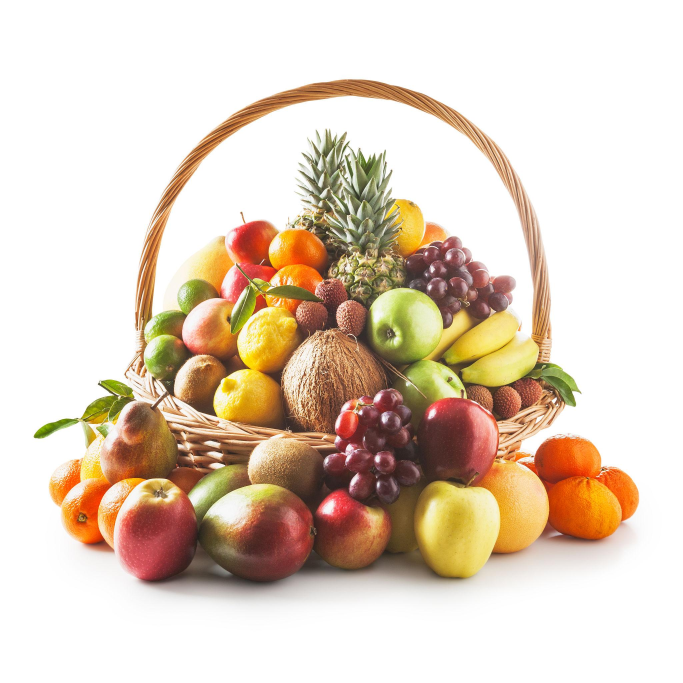
#> input picture COT/AT1/Q10/10.jpg, 2048 x 2048 px (shown at 1/3 size)
$ python cv_co1_at1_q10.py
#> lines starting #> are read from the running program, lines starting #| are printed output that depends on the picture
# -*- coding: utf-8 -*-
"""cv-co1-at1-q10.ipynb

Automatically generated by Colab.

Original file is located at
    https://colab.research.google.com/drive/1LTqOTqMRk_bCRLPsvkvNhRs_bYeOq50W
"""

import cv2
from google.colab.patches import cv2_imshow

# Read image
image = cv2.imread("10.jpg")
#> image is the input picture: shape (2048, 2048, 3); mean B, G, R 190.5, 207.8, 224.6

# Resize original image
image = cv2.resize(image, (600,400))
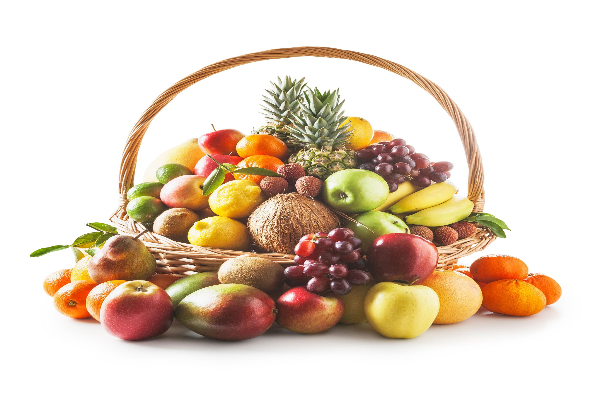
#> image: shape (400, 600, 3); mean B, G, R 190.4, 207.7, 224.5

# Simulate low-resolution image
low_res = cv2.resize(image, (100,70))
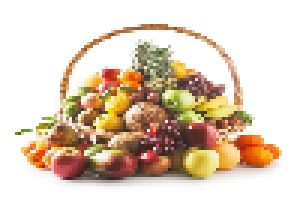
#> low_res: shape (70, 100, 3) (shown 3 times larger); mean B, G, R 190.1, 207.5, 224.4

# Upscale back to original size
upscaled = cv2.resize(low_res, (600,400), interpolation=cv2.INTER_NEAREST)
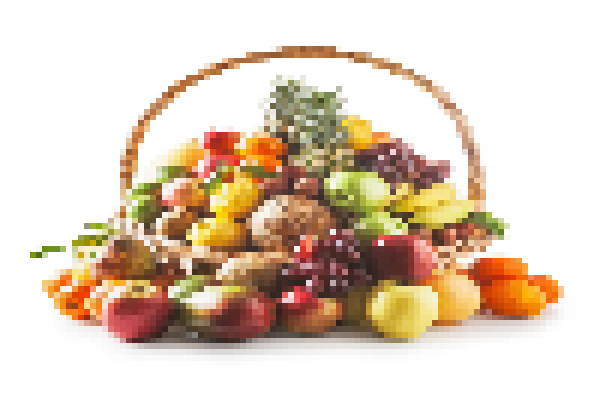
#> upscaled: shape (400, 600, 3); mean B, G, R 190.1, 207.5, 224.3

# Display images
print("Original High Resolution Image")
cv2_imshow(image)

print("Low Resolution (Upscaled for Viewing)")
cv2_imshow(upscaled)

# Save outputs
cv2.imwrite("Original.jpg", image)
cv2.imwrite("LowResolution.jpg", upscaled)
